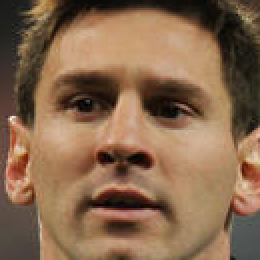
#> input picture Server/dataset/cropped/lionel_messi/lionel_messi1.png, 130 x 130 px, given in place of datasetirat_kohli.jpg, which was not available (shown 2 times larger)
$ jupyter execute --allow-errors Untitled.ipynb   (shell and % lines are left out)
#> lines starting #> are read from the running program, lines starting #| are printed output that depends on the picture; pictures that were not available may be replaced by others from this repository, and a replacement may not be noted
#> (a cell that did not finish here is left out)

[cell 2]
import matplotlib.pyplot as plt
import cv2

[cell 3]
img = cv2.imread('.\dataset\virat_kohli\v.jpg')
#> img is the input picture: shape (130, 130, 3); mean B, G, R 77.9, 104.3, 135.2

[cell 4]
plt.imshow(img)

[cell 5]
gray = cv2.cvtColor(img,cv2.COLOR_BGR2GRAY)
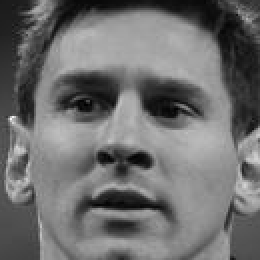
#> gray: shape (130, 130) (shown 2 times larger); min 0, max 246, mean 110.5
gray.shape
#> Out = (130, 130)

[cell 6]
plt.imshow(gray, cmap='gray')

[cell 7]
face_cascade = cv2.CascadeClassifier('./opencv/haarcascade_frontalface_default.xml')
eye_cascade = cv2.CascadeClassifier('./opencv/haarcascade_eye.xml')

#> (a cell that did not finish here is left out)

#> (a cell that did not finish here is left out)

[cell 10]
cv2.destroyAllWindows()
#> (the rest of this cell did not finish here and is left out)

#> (a cell that did not finish here is left out)

[cell 12]
def get_cropped_image_if_2_eyes(image_path):
    img = cv2.imread(image_path)
    gray = cv2.cvtColor(img, cv2.COLOR_BGR2GRAY)
    faces = face_cascade.detectMultiScale(gray, 1.3, 5)
    for (x,y,w,h) in faces:
        roi_gray = gray[y:y+h, x:x+w]
        roi_color = img[y:y+h, x:x+w]
        eyes = eye_cascade.detectMultiScale(roi_gray)
        if len(eyes) >= 2:
            return roi_color

[cell 13]
original_image = cv2.imread('.\dataset\Virat Kohli\Vkk.jpg')
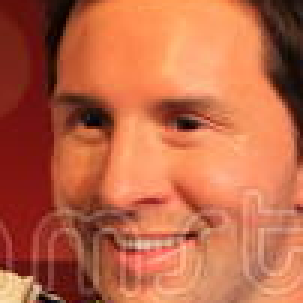
#> input picture Server/dataset/cropped/lionel_messi/lionel_messi10.png, 101 x 101 px, given in place of Vkk.jpg, which was not available (shown 3 times larger)
#> original_image is the input picture: shape (101, 101, 3); mean B, G, R 71, 103.1, 189.2
plt.imshow(original_image)

[cell 14]
cropped_image = get_cropped_image_if_2_eyes('.\dataset\virat_kohli\Vkk.jpg')
#> in get_cropped_image_if_2_eyes, `gray = cv2.cvtColor(img, cv2.COLOR_BGR2GRAY)`:
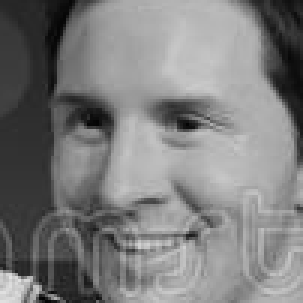
#> gray: shape (101, 101) (shown 3 times larger); min 4, max 224, mean 125.2
#> in get_cropped_image_if_2_eyes, `faces = face_cascade.detectMultiScale(gray, 1.3, 5)`: faces = [[5, 8, 84, 84]]
#> the loop in get_cropped_image_if_2_eyes, `for (x,y,w,h) in faces:` made 1 pass
#> (x, y, w, h, eyes) on pass 1: (5, 8, 84, 84, [[12, 21, 23, 23], [34, 12, 38, 38]])
#> pass 1, in get_cropped_image_if_2_eyes, `roi_gray = gray[y:y+h, x:x+w]`:
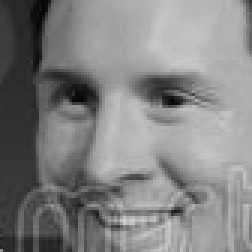
#> roi_gray: shape (84, 84) (shown 3 times larger); min 4, max 209, mean 130.5
#> pass 1, in get_cropped_image_if_2_eyes, `roi_color = img[y:y+h, x:x+w]`:
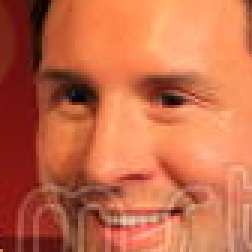
#> roi_color: shape (84, 84, 3) (shown 3 times larger); mean B, G, R 73.5, 107.2, 198
plt.imshow(cropped_image)

[cell 15]
path_to_data = './dataset/'
path_to_cr_data = './dataset/cropped/'

[cell 16]
import os
img_dirs = []
for entry in os.scandir(path_to_data):
    if entry.is_dir():
        img_dirs.append(entry.path)

[cell 17]
img_dirs

[cell 18]
os.mkdir(path_to_cr_data)

[cell 19]
cropped_image_dirs = []
celebrity_file_names_dict = {}

#> (the rest of this cell did not finish here and is left out)

        if roi_color is not None:
            cropped_folder = path_to_cr_data + celebrity_name
            if not os.path.exists(cropped_folder):
                os.makedirs(cropped_folder)
                cropped_image_dirs.append(cropped_folder)
                print("Generating cropped images in folder: ",cropped_folder)

            cropped_file_name = celebrity_name + str(count) + ".png"
            cropped_file_path = cropped_folder + "/" + cropped_file_name

            cv2.imwrite(cropped_file_path, roi_color)
            celebrity_file_names_dict[celebrity_name].append(cropped_file_path)
            count += 1

[cell 20]
celebrity_file_names_dict = {}
for img_dir in cropped_image_dirs:
    celebrity_name = img_dir.split('/')[-1]
    file_list = []
    for entry in os.scandir(img_dir):
        file_list.append(entry.path)
    celebrity_file_names_dict[celebrity_name] = file_list
celebrity_file_names_dict

[cell 21]
import pywt

[cell 22]
class_dict = {}
count = 0
for celebrity_name in celebrity_file_names_dict.keys():
    class_dict[celebrity_name] = count
    count = count + 1
class_dict

[cell 23]
import numpy as np
import pywt
import matplotlib.pyplot as plt
import cv2
def w2d(img, mode='haar',level=1):
    imArray = img
    imArray= cv2.cvtColor(imArray, cv2.COLOR_RGB2GRAY)
    imArray = np.float32(imArray)
    imArray /= 255
    coeffs = pywt.wavedec2(imArray, mode, level = level)
    coeffs_H = list(coeffs)
    coeffs_H[0] *=0
    imArray_H = pywt.waverec2( coeffs_H, mode)
    imArray *= 255
    imArray_H = np.uint8(imArray_H)

    return imArray_H

[cell 24]
celebrity_file_names_dict

[cell 25]
class_dict = {}
count = 0
for celebrity_name in celebrity_file_names_dict.keys():
    class_dict[celebrity_name] = count
    count = count + 1
class_dict
